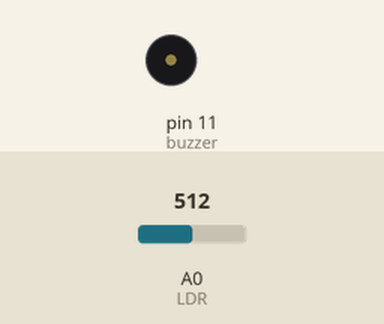
Bench run of a sketch on a simulated Arduino Uno, built with avr-gcc and run on an emulated ATmega328P. Parts: buzzer (waves = sounding). The inputs (shaded band) are chosen by the test bench; at power-on: A0 (LDR) = 512.

Above: at 0.0 s.
At 5.1 s:
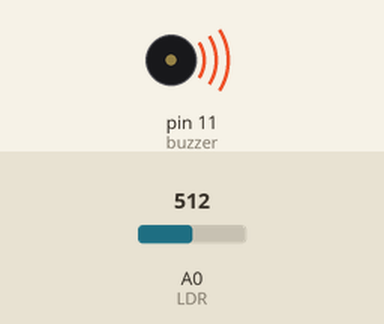
Timing chart, 0 to 6.6 s (numbered marks = the images above):
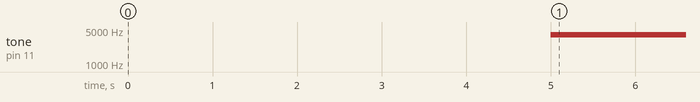

The sketch:

lightSynth.ino
```cpp
int LDR = A0;
int buzzer = 11;
int maxLight = 200;
int minLight = 0;
int light = 0;

void setup() {
    while(millis() < 5000) { light = analogRead(LDR); if(light > maxLight) maxLight = light;
      if(light < minLight) minLight = light;
    }
}

void loop() {
  light = analogRead(LDR);

  int pitch = map(light,minLight,maxLight,50,4000);

  tone(buzzer, pitch, 10);
  delay(5);
}
```

Measured:
- by itself, tone on pin 11 (buzzer): silent → 4000 Hz at 5.0 s
